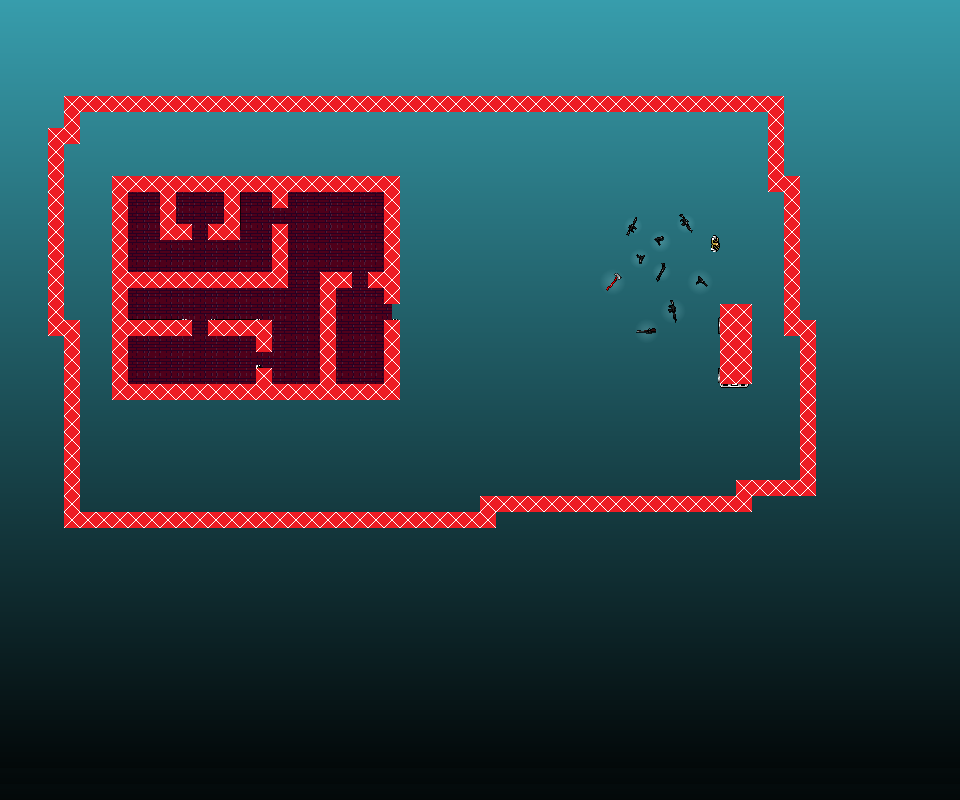

Below is a game level as drawn by its tile map, then a one-line description and the .tmx that defines it (tile-layer data replaced by summaries):
An orthogonal 60x50 tile map with 16x16 px tiles, 2 tile layers (块层 1, 块层 2), 2 tilesets.

<map version="1.0" orientation="orthogonal" renderorder="right-down" width="60" height="50" tilewidth="16" tileheight="16">
 <tileset firstgid="1" name="screen" tilewidth="16" tileheight="16">
  <image source="64d9a83c-19f3-4e85-a895-1612155efce8/screen.png" width="1440" height="768" />
 </tileset>
 <tileset firstgid="4321" name="collision" tilewidth="16" tileheight="16">
  <image source="../../Tiled/examples/collision.png" width="32" height="16" />
 </tileset>
 <layer name="块层 1" width="60" height="50">
  <data>[3000 cells, 3000 non-empty, 2833 distinct tile ids]</data>
 </layer>
 <layer name="块层 2" width="60" height="50">
  <data>[3000 cells, 256 non-empty, 1 distinct tile ids]</data>
 </layer>
</map>